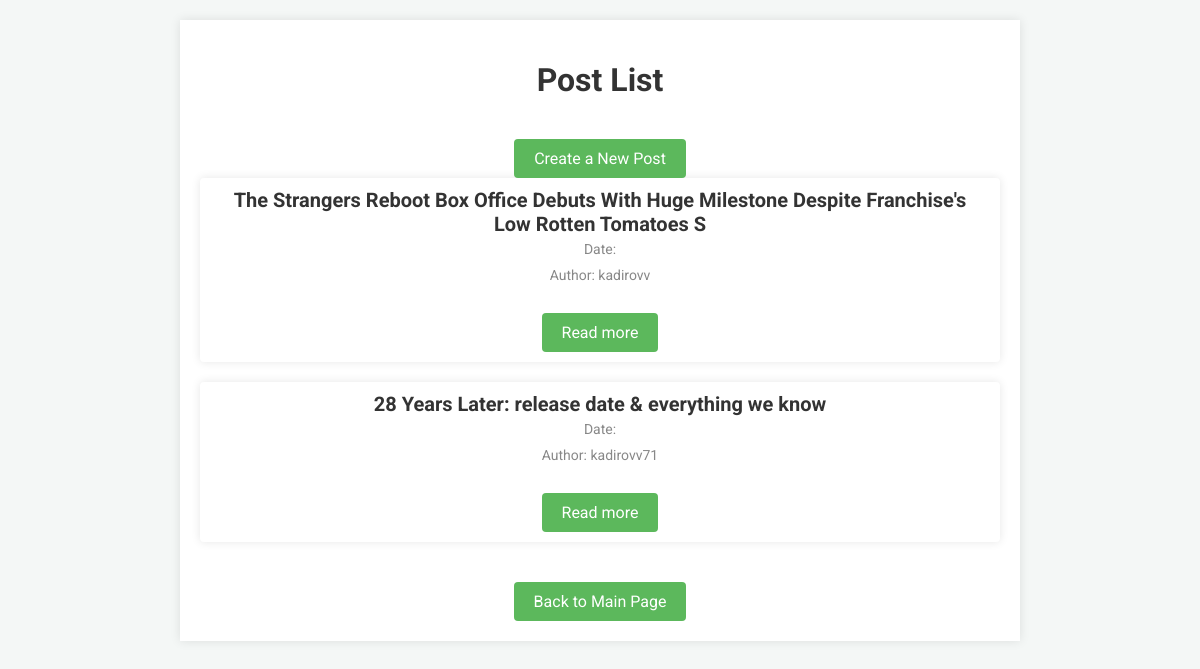
The page /post/post_list/ on the database as committed earlier.
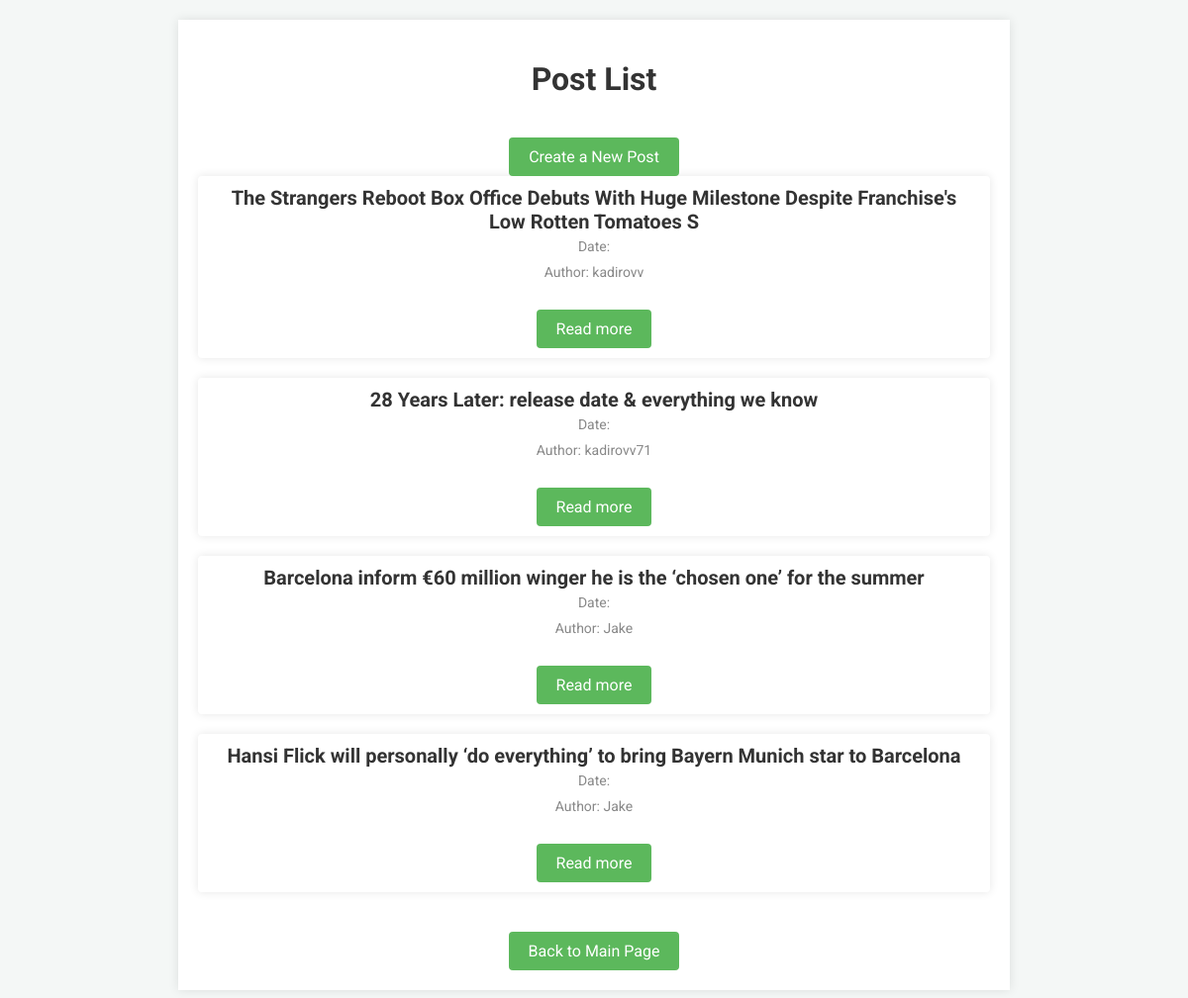
The same page on the database as committed later.
### post/models.py (models this page shows, shortened)
class Post(models.Model):
    title = models.CharField(max_length=100)
    content = models.TextField()
    created_at = models.DateTimeField(auto_now_add=True)
    updated_at = models.DateTimeField(auto_now=True)
    author = models.ForeignKey('user.CreateUser', on_delete=models.CASCADE)
    image = models.ImageField(upload_to='post_image/', blank=True, null=True)
    class Meta:
        db_table = 'post'

### user/models.py (models this page shows)
class CreateUser(AbstractUser):
    image = models.ImageField(upload_to='user_image/', blank=True, null=True)
    class Meta:
        db_table = 'create_user'
    def __str__(self):
        return self.username

### post/views.py (the view)
# urls.py: path('post_list/', PostListView.as_view(), name='post-list'),
class PostListView(View):
    def get(self, request):
        post_list = Post.objects.all()
        context = {'posts': post_list}
        return render(request, 'post_list.html', context=context)

### templates/post_list.html (shortened to what this page needs)
<!DOCTYPE html>
<html lang="en">
<head>
</head>
<body>
    <div class="container">
        <h1>Post List</h1>
        <a href="{% url 'post-create' %}" class="back-link">Create a New Post</a>
        {% for post in posts %}
            <div class="post">
                <h2>{{ post.title }}</h2>
                <p class="post-details">Date: {{ post.date }}</p>
                <p class="post-details">Author: {{ post.author }}</p>
                <a href="{% url 'post-detail' post.pk %}" class="back-link">Read more</a>
            </div>
        {% endfor %}
        <a href="/" class="back-link">Back to Main Page</a>
    </div>
</body>
</html>

Rows that differ between the two databases and show on the page:
added Post: title "Barcelona inform €60 million winger he is the ‘chosen one’ for the summer", author "Jake"
added Post: title "Hansi Flick will personally ‘do everything’ to bring Bayern Munich star to Barcelona", author "Jake"
